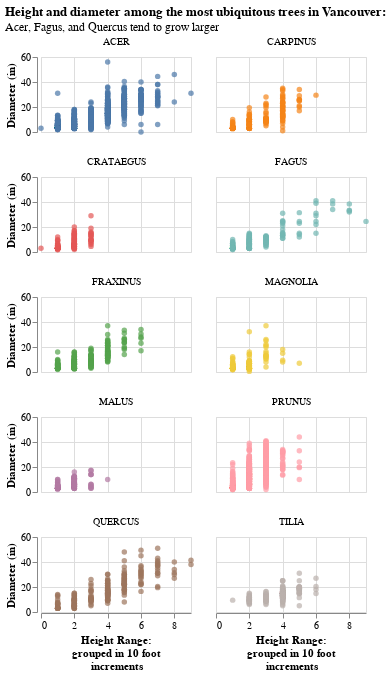

The notebook cell this image was saved under:
### Code cell
# Height and diameter faceted by genus, if n > 100

# Plot sort
my_sort = df2["genus"].to_list()

# Make the df for this plot
plot1_df = trees_clean.copy()
plot1_df = plot1_df[plot1_df["genus_name"].isin(my_sort)]

# Plot title
plot1_title = alt.TitleParams(
    "Height and diameter among the most ubiquitous trees in Vancouver: ",
    subtitle='Acer, Fagus, and Quercus tend to grow larger',
    align='left',
    anchor='start'
)

# Plot
plot1 = alt.Chart(plot1_df).mark_circle().encode(
        alt.Y("diameter", title="Diameter (in)"),
        alt.X("height_range_id",
              title=["Height Range: ", "grouped in 10 foot", "increments"]
             ),
        alt.Color("genus_name", legend=None, title=None),
        tooltip=[
            alt.Tooltip("species_name", title="Species:"),
            alt.Tooltip("date_planted", title="Date planted")
        ]
).properties(height=75, width=150).facet(alt.Facet("genus_name:N", title=None), columns=2)


plot1.properties(title=plot1_title)

### Figure 1 — Vega-Lite specification as saved in the notebook (floating-point values rounded to 4 significant figures; data arrays with more than 128 entries replaced by an {"elided": "..."} marker saying what was removed)
{"config": {"view": {"continuousWidth": 400, "continuousHeight": 300}}, "data": {"name": "data-cb222a0dd397bb8078fec47e5662ecf3"}, "facet": {"type": "nominal", "field": "genus_name", "title": null}, "spec": {"mark": "circle", "encoding": {"color": {"type": "nominal", "field": "genus_name", "legend": null, "title": null}, "tooltip": [{"type": "nominal", "field": "species_name", "title": "Species:"}, {"type": "temporal", "field": "date_planted", "title": "Date planted"}], "x": {"type": "quantitative", "field": "height_range_id", "title": ["Height Range: ", "grouped in 10 foot", "increments"]}, "y": {"type": "quantitative", "field": "diameter", "title": "Diameter (in)"}}, "height": 75, "width": 150}, "columns": 2, "title": {"text": "Height and diameter among the most ubiquitous trees in Vancouver: ", "align": "left", "anchor": "start", "subtitle": "Acer, Fagus, and Quercus tend to grow larger"}, "$schema": "https://vega.github.io/schema/vega-lite/v4.8.1.json", "datasets": {"data-cb222a0dd397bb8078fec47e5662ecf3": {"elided": "3748 records"}}}
